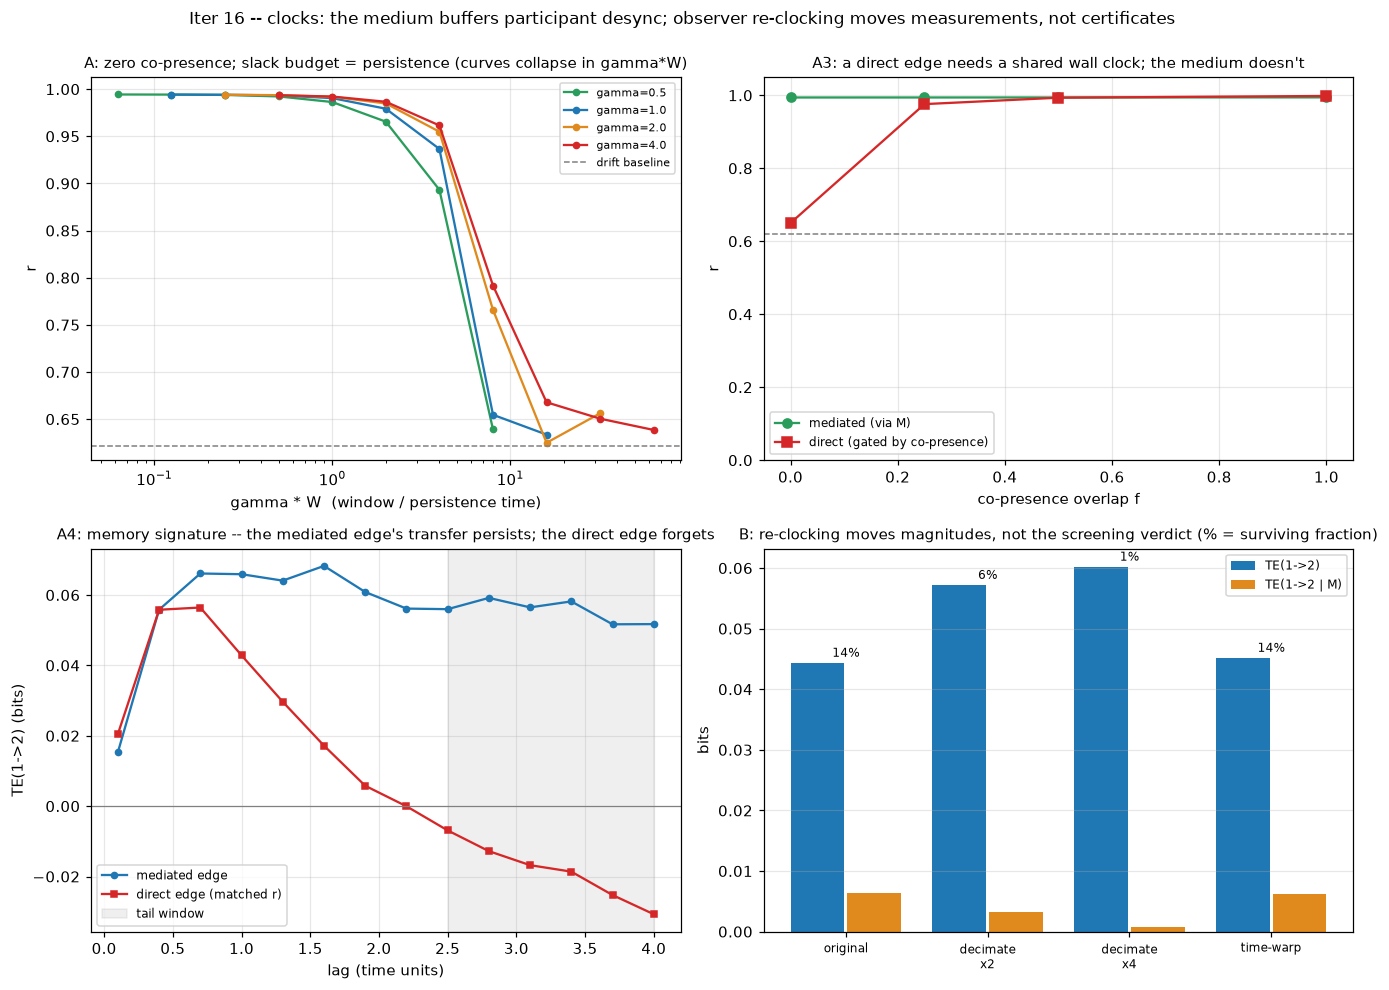

The script that saved this image:
"""
Iteration 16 -- Clocks: participant desynchronization vs observer re-clocking.

Two DIFFERENT "clock" questions live in the observer-relativity seam (D21), and
this witness keeps them separate, per the canonical guardrails (GPTSol: do not
classify coordinate disagreement as physical deviation):

  PART A -- PARTICIPANT clocks (physical). Agents genuinely acting at different
  times: interleaved duty windows, so the two agents are NEVER co-present. A
  direct interaction requires co-presence (a message must be received as it is
  sent); a stigmergic medium (iter 15) buffers it. Externalizing memory also
  externalizes the simultaneity requirement.

  PART B -- OBSERVER clock (representational). The SAME physical trajectory,
  re-represented: coarser sampling, a smooth monotone time-warp. Nothing
  physical changed, so classifications must not change -- only magnitudes may.

Model (Part A). Two phase oscillators write/read a deposit-evaporation medium
M (as iter 15) but only during their own duty window of length W: agent 1 is
present on [0,W) of each period P=2W, agent 2 on [W(1-f), W(2-f)) -- overlap
fraction f (f=0: strict alternation, never co-present; f=1: fully co-present).
While present an agent deposits AND senses; while absent it free-drifts. Duty
is 50% for every f, so only co-presence varies. Trail amplitude is matched
across evaporation rates (deposit a = a0*gamma, so |M|_eq is gamma-invariant):
we vary persistence at fixed trail strength.

Claims:
 1. Coordination WITHOUT co-presence: at f=0 (agents never simultaneously
    present) the pair still locks through the medium when the trail outlives
    the window (gamma*W << 1). r >> drift baseline, with zero direct contact.
 2. The persistence time 1/gamma is a CLOCK-SLACK BUDGET: coordination dies
    when the window exceeds what the trail can carry. The tolerated window W50
    (where r falls halfway to baseline) scales as 1/gamma -- gamma*W50 is
    constant across an 8x range of gamma. The constant is a FEW e-foldings
    (~5-7), not 1, and that is itself informative: evaporation decays the
    medium's AMPLITUDE, while its PHASE (the stored direction) persists, so
    coordination survives until the returning pull K|M| ~ exp(-gamma*W) drops
    below the drift it must correct -- W50 ~ (1/gamma) * ln(pull/drift margin).
    External memory buys clock slack proportional to its persistence time,
    with a log bonus from its stored-phase structure.
 3. A DIRECT edge requires co-presence: gate a direct coupling by simultaneous
    presence and sweep overlap f. Direct coordination needs f (r rises from
    baseline at f=0 to locked at f=1); mediated coordination is f-INDEPENDENT
    (flat, high). Internal systems must share a wall clock; stigmergic ones
    need only each share a clock with the medium.
 4. Mediation has a MEMORY signature in the lag structure: comparing edges at
    MATCHED coordination level (direct strength tuned so pair r matches the
    mediated pair's; a sub-threshold direct pair drifts and its profile is a
    slip artifact), the direct edge's TE-vs-lag profile decays to the
    estimator floor within ~2 time units -- a direct channel forgets at its
    relaxation time -- while the mediated edge's transfer PERSISTS (>50% of
    peak out to 4 units): the medium retains the writer's past and keeps it
    informative about the reader's future. External memory, visible in the
    information plane; a clock-structure discriminator complementing iter
    15's modest screening margin. (The mediated peak also sits later, but on
    this substrate the persistent TAIL is the robust part of the signature.)
 5. Observer re-clocking preserves VERDICTS: under decimation (x2, x4) and a
    smooth monotone time-warp, the iter-15 screening verdict (TE|M collapses
    below 45% of raw) and the regime classification are unchanged -- while the
    raw TE magnitudes in bits are NOT invariant (they are measurements, tied
    to the observer's clock; the certificates are the portable part).
 6. Coordinate change is DISTINGUISHABLE from physical change: the warp scales
    rate observables (the phase-slip rate of an uncoupled pair reads c times
    its true value on the warped clock, c the mean warp factor) but leaves the
    RELATIONAL structure invariant (the distribution of the simultaneous phase
    difference theta_1 - theta_2 is unchanged), whereas an actual physical
    change (decoupling) reshapes the relational structure. Invariant
    relational statistics = the discriminator GPT's guardrail asks for: a
    clock change moves rates, not relations.
"""
import os, sys
import numpy as np
sys.path.insert(0, os.path.dirname(os.path.dirname(os.path.abspath(__file__))))

rng = np.random.RandomState(16)

# ---------- estimators (as in iters 8/15) ----------
def _bin(a, B):
    return np.minimum((a / (2 * np.pi) * B).astype(np.int64), B - 1)

def _cond_mi(a, b, c, Ba, Bb, Bc):
    flat = np.bincount((a * Bb + b) * Bc + c, minlength=Ba * Bb * Bc)
    p = flat.reshape(Ba, Bb, Bc) / flat.sum()
    pc = p.sum((0, 1), keepdims=True); pac = p.sum(1, keepdims=True); pbc = p.sum(0, keepdims=True)
    nz = p > 0
    return float(np.sum(p[nz] * np.log2((p * pc)[nz] / (pac * pbc)[nz])))

def transfer_entropy_bits(x, y, z=None, lag=3, B=8, Bcond=20, Bycond=12, Bz=10,
                          n_surr=8, _rng=rng):
    """TE(X->Y)=I(Y_{t+lag}; X_t | Y_t), or |(Y_t,Z_t) if z given; surrogate-corrected."""
    yf = _bin(y[lag:], B); xs = x[:-lag]
    if z is None:
        cond = _bin(y[:-lag], Bcond); Bc = Bcond
    else:
        cond = _bin(y[:-lag], Bycond) * Bz + _bin(z[:-lag], Bz); Bc = Bycond * Bz
    def te_of(xsrc):
        return _cond_mi(yf, _bin(xsrc, B), cond, B, B, Bc)
    te = te_of(xs); n = len(xs)
    surr = [te_of(np.roll(xs, _rng.randint(n // 10, n - n // 10))) for _ in range(n_surr)]
    return te - float(np.mean(surr))

def order_param(TH):
    return np.abs(np.mean(np.exp(1j * TH), axis=-1))

# ---------- Part A simulator: duty-windowed agents + persistent medium ----------
def simulate_sched(W, gamma, f=0.0, K=2.0, D=0.0, a0=2.0, noise=0.05,
                   om=(0.1, -0.1), T=None, dt=0.02, sub=5, burn=2000, seed=0,
                   medium=True):
    """Two agents on 50%-duty windows of length W, overlap fraction f.
    Present -> deposit into M and sense K|M|sin(argM - theta); absent -> free
    drift. Optional direct coupling D gated by SIMULTANEOUS presence.
    Deposit a = a0*gamma keeps |M|_eq matched across gamma."""
    r = np.random.RandomState(seed)
    om = np.asarray(om, float)
    if T is None:
        T = max(240.0, 30.0 * W)
    a = a0 * gamma if medium else 0.0
    th = r.uniform(0, 2 * np.pi, 2)
    M = 0 + 0j
    P = 2.0 * W
    s1 = W * (1.0 - f)                      # agent-2 window start
    n_steps = burn + int(T / dt)
    amp = noise * np.sqrt(dt)
    TH = []
    for k in range(n_steps):
        t = (k * dt) % P
        pres = np.array([t < W, ((t - s1) % P) < W], dtype=float)
        dep = 0.5 * np.sum(pres * np.exp(1j * th))
        M = M + dt * (a * dep - gamma * M)
        absM, argM = np.abs(M), np.angle(M)
        dth = om + pres * K * absM * np.sin(argM - th)
        if D:
            g = D * pres[0] * pres[1]       # direct needs BOTH present
            dth = dth + g * np.sin(th[::-1] - th)
        th = (th + dt * dth + amp * r.randn(2)) % (2 * np.pi)
        if k >= burn and (k - burn) % sub == 0:
            TH.append(th.copy())
    return np.array(TH)

# ---------- continuous simulator (as iter 15): agents + medium, no schedule ----------
def simulate(N, gamma, K=2.0, a=1.5, direct=0.0, noise=0.05, omega=None,
             T=500.0, dt=0.02, sub=8, burn=4000, seed=0):
    r = np.random.RandomState(seed)
    if omega is None:
        omega = 0.4 * np.linspace(-1, 1, N)
    th = r.uniform(0, 2 * np.pi, N)
    M = 0 + 0j
    n_steps = burn + int(T / dt)
    TH = []; ARGM = []; ABSM = []
    amp = noise * np.sqrt(dt)
    for k in range(n_steps):
        dep = np.mean(np.exp(1j * th))
        M = M + dt * (a * dep - gamma * M)
        absM, argM = np.abs(M), np.angle(M)
        dth = omega + K * absM * np.sin(argM - th)
        if direct:
            d = th[None, :] - th[:, None]
            dth = dth + direct * np.sin(d).mean(axis=1)
        th = (th + dt * dth + amp * r.randn(N)) % (2 * np.pi)
        if k >= burn and (k - burn) % sub == 0:
            TH.append(th.copy()); ARGM.append(argM % (2 * np.pi)); ABSM.append(absM)
    return np.array(TH), np.array(ARGM), np.array(ABSM)

# ================= Part A1/A2: coordination without co-presence; the slack budget =================
print("Part A -- participant clocks: coordination with ZERO co-presence (f=0)")
print("(agents alternate strict duty windows of length W; trail amplitude matched across gamma)\n")

# drift baseline: same detuning/noise, no medium, no direct
TH0 = simulate_sched(1.0, 1.0, K=0.0, medium=False, seed=3)
r_base = float(order_param(TH0).mean())

gammas = [0.5, 1.0, 2.0, 4.0]
Ws = np.geomspace(0.125, 16.0, 8)
rW = {}
print(f"drift baseline (no medium): r = {r_base:.3f}")
print(f"{'gamma':>6} | " + " | ".join(f"W={w:5.2f}" for w in Ws))
for g in gammas:
    rW[g] = [float(order_param(simulate_sched(w, g, f=0.0, seed=3)).mean()) for w in Ws]
    print(f"{g:6.1f} | " + " | ".join(f"{r:7.3f}" for r in rW[g]))

def crossover_W(rs, Ws, r_top, r_base):
    """First W where r falls below the midpoint, log-interpolated."""
    mid = 0.5 * (r_top + r_base)
    for i in range(1, len(Ws)):
        if rs[i] < mid <= rs[i - 1]:
            t = (rs[i - 1] - mid) / (rs[i - 1] - rs[i])
            return float(np.exp(np.log(Ws[i - 1]) + t * (np.log(Ws[i]) - np.log(Ws[i - 1]))))
    return float(Ws[-1]) if rs[-1] >= mid else float(Ws[0])

W50 = {g: crossover_W(rW[g], Ws, max(rW[g][:2]), r_base) for g in gammas}
print("\nclock-slack budget: tolerated window W50 vs persistence time 1/gamma")
print(f"{'gamma':>6} | {'1/gamma':>7} | {'W50':>6} | {'gamma*W50':>9}")
for g in gammas:
    print(f"{g:6.1f} | {1/g:7.2f} | {W50[g]:6.2f} | {g*W50[g]:9.2f}")

c1 = rW[gammas[0]][0] > 0.85 and rW[gammas[0]][0] > r_base + 0.2
gW = [g * W50[g] for g in gammas]
c2 = (W50[0.5] / W50[4.0] > 3.0) and (max(gW) / min(gW) < 2.0)
print(f"\nCheck 1 (coordination without co-presence): f=0, gamma={gammas[0]}, "
      f"W={Ws[0]:.3f} -> r={rW[gammas[0]][0]:.3f} vs baseline {r_base:.3f} "
      f"-> {'PASS' if c1 else 'FAIL'}")
print(f"Check 2 (slack budget scales as 1/gamma): W50 ratio (gamma 0.5 vs 4) = "
      f"{W50[0.5]/W50[4.0]:.1f}x across an 8x persistence range, and gamma*W50 "
      f"constant within {max(gW)/min(gW):.2f}x ([{min(gW):.1f}, {max(gW):.1f}] ~ "
      f"a few e-foldings: amplitude decays, stored phase persists)  "
      f"-> {'PASS' if c2 else 'FAIL'}")

# ================= Part A3: a direct edge requires co-presence =================
print("\nPart A3 -- overlap sweep: direct coupling needs co-presence, the medium doesn't")
fs = [0.0, 0.25, 0.5, 1.0]
Wf, gf = 0.5, 0.5                          # gamma*W = 0.25: trail comfortably persists
r_med = [float(order_param(simulate_sched(Wf, gf, f=f, K=2.0, D=0.0, seed=4)).mean())
         for f in fs]
r_dir = [float(order_param(simulate_sched(Wf, gf, f=f, K=0.0, D=2.0, medium=False,
                                          seed=4)).mean()) for f in fs]
print(f"{'overlap f':>9} | " + " | ".join(f"{f:5.2f}" for f in fs))
print(f"{'mediated':>9} | " + " | ".join(f"{r:5.3f}" for r in r_med))
print(f"{'direct':>9} | " + " | ".join(f"{r:5.3f}" for r in r_dir))

c3 = (r_med[0] > 0.85 and r_dir[0] < r_base + 0.1 and r_dir[-1] > 0.85
      and (max(r_med) - min(r_med)) < 0.1)
print(f"\nCheck 3 (co-presence dissociation): direct r goes {r_dir[0]:.2f} -> "
      f"{r_dir[-1]:.2f} as overlap 0 -> 1 (needs a shared clock); mediated stays "
      f"{min(r_med):.2f}-{max(r_med):.2f} (clock-indifferent)  -> {'PASS' if c3 else 'FAIL'}")

# ================= Part A4: the lag signature of mediation =================
print("\nPart A4 -- TE(1->2) vs lag: a mediated edge remembers, a direct edge forgets")
om2 = np.array([0.6, -0.6])
# mediated pair (iter-15 Part B configuration; live partial-lock channel)
TH_m, ARGM_m, _ = simulate(2, 1.0, K=2.5, direct=0.0, noise=0.60, omega=om2,
                           T=4000.0, dt=0.02, sub=5, seed=2)
# direct pair: same drive/noise, genuine edge, no medium (a=0 -> M stays 0).
# direct=3.5 tuned so pair r matches the mediated pair's (~0.97): a fair
# comparator must sit at the same coordination level (a sub-threshold direct
# pair drifts, and its lag profile is a slip artifact).
TH_d, _, _ = simulate(2, 1.0, K=0.0, a=0.0, direct=3.5, noise=0.60, omega=om2,
                      T=4000.0, dt=0.02, sub=5, seed=2)
sample_dt = 0.02 * 5
lags = np.arange(1, 41, 3)
r_m, r_d = float(order_param(TH_m).mean()), float(order_param(TH_d).mean())
print(f"  (coordination matched: mediated r={r_m:.3f}, direct r={r_d:.3f})")
prof_m = np.array([transfer_entropy_bits(TH_m[:, 0], TH_m[:, 1], lag=int(l))
                   for l in lags])
prof_d = np.array([transfer_entropy_bits(TH_d[:, 0], TH_d[:, 1], lag=int(l))
                   for l in lags])
pk_m, pk_d = int(lags[int(np.argmax(prof_m))]), int(lags[int(np.argmax(prof_d))])
tail_sel = lags * sample_dt >= 2.5
tail_m = max(float(prof_m[tail_sel].mean()), 0.0) / prof_m.max()
tail_d = max(float(prof_d[tail_sel].mean()), 0.0) / prof_d.max()
print(f"  mediated: peak {prof_m.max():.4f} bits at lag {pk_m*sample_dt:.1f}u; "
      f"tail (2.5-4.0u) retains {tail_m:.0%} of peak")
print(f"  direct:   peak {prof_d.max():.4f} bits at lag {pk_d*sample_dt:.1f}u; "
      f"tail (2.5-4.0u) retains {tail_d:.0%} of peak (estimator floor)")
c4 = (tail_m > 0.5) and (tail_d < 0.15)
print(f"Check 4 (memory signature): the direct edge forgets within ~2 time units; "
      f"the mediated edge's transfer persists ({tail_m:.0%} vs {tail_d:.0%} of peak "
      f"at 2.5-4u) -- the medium holds the writer's past  -> {'PASS' if c4 else 'FAIL'}")

# ================= Part B: observer re-clocking of ONE trajectory =================
print("\nPart B -- observer clock: re-represent the SAME mediated trajectory")
th1, th2, argM = TH_m[:, 0], TH_m[:, 1], ARGM_m[:, ]

def warp_series(series_list, h, c=1.3, A=0.45, Tw=60.0):
    """Resample at observer times tau: t = g(tau), dt/dtau = c(1 + A sin(2pi tau/Tw)).
    Smooth, monotone (c(1-A) > 0). Interpolation on the unit phasor."""
    n = len(series_list[0])
    t_grid = np.arange(n) * h
    n_tau = int(n / c)
    tau = np.arange(n_tau) * h
    rate = c * (1 + A * np.sin(2 * np.pi * tau / Tw))
    t_of = np.concatenate([[0.0], np.cumsum(0.5 * (rate[1:] + rate[:-1]) * h)])
    t_of = t_of[t_of <= t_grid[-1]]
    out = []
    for s in series_list:
        z = np.exp(1j * s)
        zi = np.interp(t_of, t_grid, z.real) + 1j * np.interp(t_of, t_grid, z.imag)
        out.append(np.angle(zi) % (2 * np.pi))
    return out

versions = {"original": (th1, th2, argM)}
for d in (2, 4):
    versions[f"decimate x{d}"] = (th1[::d], th2[::d], argM[::d])
versions["time-warp"] = tuple(warp_series([th1, th2, argM], sample_dt))

print(f"{'version':>12} | {'r':>5} | {'TE(1->2)':>8} | {'TE|M':>7} | {'frac':>5} | verdicts")
res = {}
for name, (a1, a2, am) in versions.items():
    te = transfer_entropy_bits(a1, a2)
    teM = transfer_entropy_bits(a1, a2, z=am)
    frac = teM / te if te > 1e-6 else 0.0
    rv = float(order_param(np.stack([a1, a2], axis=1)).mean())
    screened = frac < 0.45
    regime = "partial" if 0.45 < rv < 0.95 else ("locked" if rv >= 0.95 else "drift")
    res[name] = dict(te=te, teM=teM, frac=frac, r=rv, screened=screened, regime=regime)
    print(f"{name:>12} | {rv:5.2f} | {te:8.4f} | {teM:7.4f} | {frac:5.0%} | "
          f"{'screened' if screened else 'NOT screened'}, {regime}")

names = list(versions)
tes = [res[n]["te"] for n in names]
swing = max(tes) / min(tes) if min(tes) > 0 else np.inf
c5 = (all(res[n]["screened"] for n in names)
      and len({res[n]["regime"] for n in names}) == 1
      and swing > 1.3)
print(f"\nCheck 5 (verdicts survive re-clocking, magnitudes don't): screening verdict "
      f"and regime class identical across all {len(names)} representations, while raw "
      f"TE swings {swing:.1f}x  -> {'PASS' if c5 else 'FAIL'}")

# --- B2: coordinate change vs physical change ---
print("\nPart B2 -- what separates a clock change from a physical change?")
def mean_freq(th, h):
    return float(np.angle(np.exp(1j * np.diff(th))).sum() / (len(th) - 1) / h)
def dphase_hist(a1, a2, bins=36):
    hgt, _ = np.histogram((a1 - a2) % (2 * np.pi), bins=bins,
                          range=(0, 2 * np.pi), density=True)
    return hgt * (2 * np.pi / bins)
# physical control: actually decouple the pair (K=0, no medium force), same drive/noise
TH_p, _, _ = simulate(2, 1.0, K=0.0, a=0.0, direct=0.0, noise=0.60, omega=om2,
                      T=4000.0, dt=0.02, sub=5, seed=2)
# rate observable: the phase-SLIP rate of the uncoupled pair (true value Δω=1.2;
# the locked pair's mean frequency is ~0 in this frame -- no rate to rescale)
psi_p = (TH_p[:, 0] - TH_p[:, 1]) % (2 * np.pi)
psi_p_w = warp_series([psi_p], sample_dt)[0]
f_orig = mean_freq(psi_p, sample_dt)
f_warp = mean_freq(psi_p_w, sample_dt)     # observer uses her own tick
ratio = f_warp / f_orig if abs(f_orig) > 1e-9 else np.inf
h_orig = dphase_hist(th1, th2)
L1_warp = 0.5 * float(np.abs(h_orig - dphase_hist(*versions["time-warp"][:2])).sum())
L1_phys = 0.5 * float(np.abs(h_orig - dphase_hist(TH_p[:, 0], TH_p[:, 1])).sum())
print(f"  rate observable:      uncoupled-pair slip rate reads {f_orig:+.3f} rad/unit "
      f"(original clock) vs {f_warp:+.3f} (warped clock) -- ratio {ratio:.2f} "
      f"(mean warp factor c = 1.30)")
print(f"  relational invariant: L1 distance of the Delta-theta distribution: "
      f"warp {L1_warp:.3f} vs physical decoupling {L1_phys:.3f}")
c6 = (abs(ratio - 1.3) < 0.15) and (L1_warp < 0.15) and (L1_phys > 3 * L1_warp)
print(f"Check 6 (coordinate vs physical): the warp rescales rates (x{ratio:.2f}) but "
      f"leaves relations invariant ({L1_warp:.3f}); decoupling reshapes relations "
      f"({L1_phys:.3f})  -> {'PASS' if c6 else 'FAIL'}")

allok = c1 and c2 and c3 and c4 and c5 and c6
print("\nALL PASS" if allok else "\nSOME CHECKS FAILED")
print("\nVerdict: the two clock questions separate cleanly. PARTICIPANT clocks are")
print("physical: a direct edge only transmits while both parties share a wall clock")
print("(co-presence), whereas a stigmergic medium buffers desynchronization in")
print("proportion to its persistence time -- clock-slack budget W50 ~ (1/gamma) *")
print("ln(margin): the amplitude evaporates but the stored phase persists -- and it")
print("wears its mediation as a MEMORY signature in the lag structure: a")
print("coordination-matched direct edge forgets at its relaxation time, while the")
print("mediated edge's transfer persists far beyond it (the medium holds the past).")
print("External memory doubles as a clock buffer: each agent needs only to share a")
print("clock with the medium, never with each other. OBSERVER clocks are")
print("representational: re-sampling and smooth time-warps move the measured")
print("magnitudes (TE bits, frequencies) but not the certificates (screened-off,")
print("regime class) nor the relational structure (Delta-theta distribution) --")
print("coordinate disagreement is not a physical deviation, and the discriminator")
print("is invariance of relations vs covariance of rates.")

# ---------- plot ----------
try:
    import matplotlib
    matplotlib.use("Agg")
    import matplotlib.pyplot as plt
    fig, ax = plt.subplots(2, 2, figsize=(12.5, 9))
    for g, col in zip(gammas, ["#2a9d5c", "#1f77b4", "#e08a1e", "#d62728"]):
        ax[0, 0].plot(np.array(Ws) * g, rW[g], "o-", color=col, ms=4,
                      label=f"gamma={g}")
    ax[0, 0].axhline(r_base, color="gray", ls="--", lw=1, label="drift baseline")
    ax[0, 0].set_xscale("log")
    ax[0, 0].set_xlabel("gamma * W  (window / persistence time)")
    ax[0, 0].set_ylabel("r")
    ax[0, 0].set_title("A: zero co-presence; slack budget = persistence (curves "
                       "collapse in gamma*W)", fontsize=9.5)
    ax[0, 0].legend(fontsize=7.5); ax[0, 0].grid(alpha=0.3)
    ax[0, 1].plot(fs, r_med, "o-", color="#2a9d5c", label="mediated (via M)")
    ax[0, 1].plot(fs, r_dir, "s-", color="#d62728", label="direct (gated by co-presence)")
    ax[0, 1].axhline(r_base, color="gray", ls="--", lw=1)
    ax[0, 1].set_xlabel("co-presence overlap f"); ax[0, 1].set_ylabel("r")
    ax[0, 1].set_title("A3: a direct edge needs a shared wall clock; the medium "
                       "doesn't", fontsize=9.5)
    ax[0, 1].legend(fontsize=8); ax[0, 1].grid(alpha=0.3); ax[0, 1].set_ylim(0, 1.05)
    ax[1, 0].plot(lags * sample_dt, prof_m, "o-", color="#1f77b4", ms=4,
                  label="mediated edge")
    ax[1, 0].plot(lags * sample_dt, prof_d, "s-", color="#d62728", ms=4,
                  label="direct edge (matched r)")
    ax[1, 0].axhline(0, color="gray", lw=0.8)
    ax[1, 0].axvspan(2.5, 4.0, color="gray", alpha=0.12, label="tail window")
    ax[1, 0].set_xlabel("lag (time units)"); ax[1, 0].set_ylabel("TE(1->2) (bits)")
    ax[1, 0].set_title("A4: memory signature -- the mediated edge's transfer "
                       "persists; the direct edge forgets", fontsize=9.5)
    ax[1, 0].legend(fontsize=8); ax[1, 0].grid(alpha=0.3)
    xpos = np.arange(len(names))
    ax[1, 1].bar(xpos - 0.2, [res[n]["te"] for n in names], 0.38, color="#1f77b4",
                 label="TE(1->2)")
    ax[1, 1].bar(xpos + 0.2, [res[n]["teM"] for n in names], 0.38, color="#e08a1e",
                 label="TE(1->2 | M)")
    for i, n in enumerate(names):
        ax[1, 1].text(i, res[n]["te"] + 0.001, f"{res[n]['frac']:.0%}",
                      ha="center", fontsize=8)
    ax[1, 1].set_xticks(xpos)
    ax[1, 1].set_xticklabels([n.replace(" ", "\n") for n in names], fontsize=8)
    ax[1, 1].set_ylabel("bits")
    ax[1, 1].set_title("B: re-clocking moves magnitudes, not the screening verdict "
                       "(% = surviving fraction)", fontsize=9.5)
    ax[1, 1].legend(fontsize=8); ax[1, 1].grid(alpha=0.3, axis="y")
    fig.suptitle("Iter 16 -- clocks: the medium buffers participant desync; "
                 "observer re-clocking moves measurements, not certificates",
                 y=0.995, fontsize=11)
    out = os.path.join(os.path.dirname(os.path.abspath(__file__)),
                       "iter16_clock_relativity.png")
    fig.tight_layout(); fig.savefig(out, dpi=110, bbox_inches="tight")
    print(f"\nplot saved -> {out}")
except Exception as e:
    print(f"\n(plot skipped: {e})")
